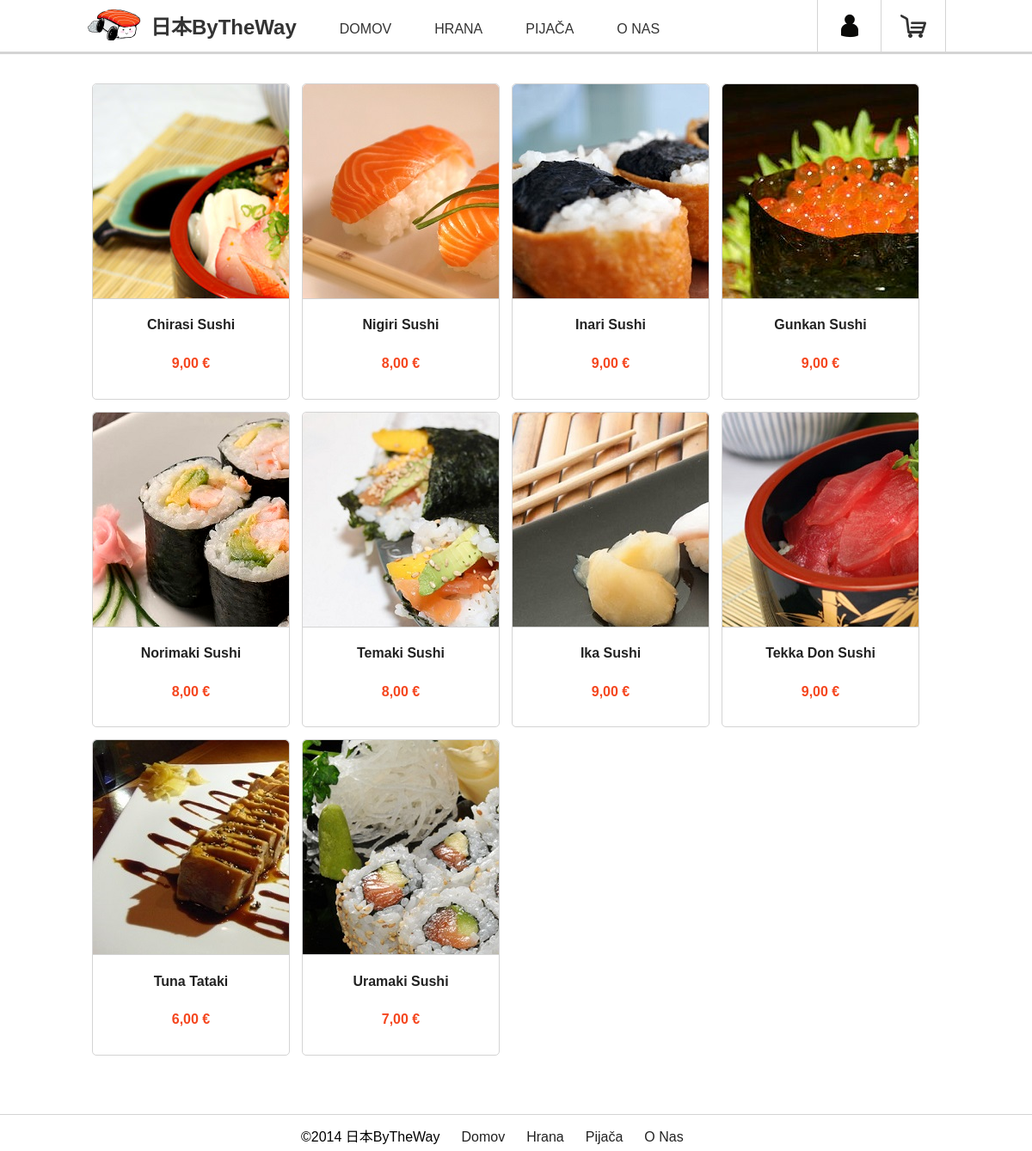
Before: /products-grid.php?izbira=2 with the older database file.
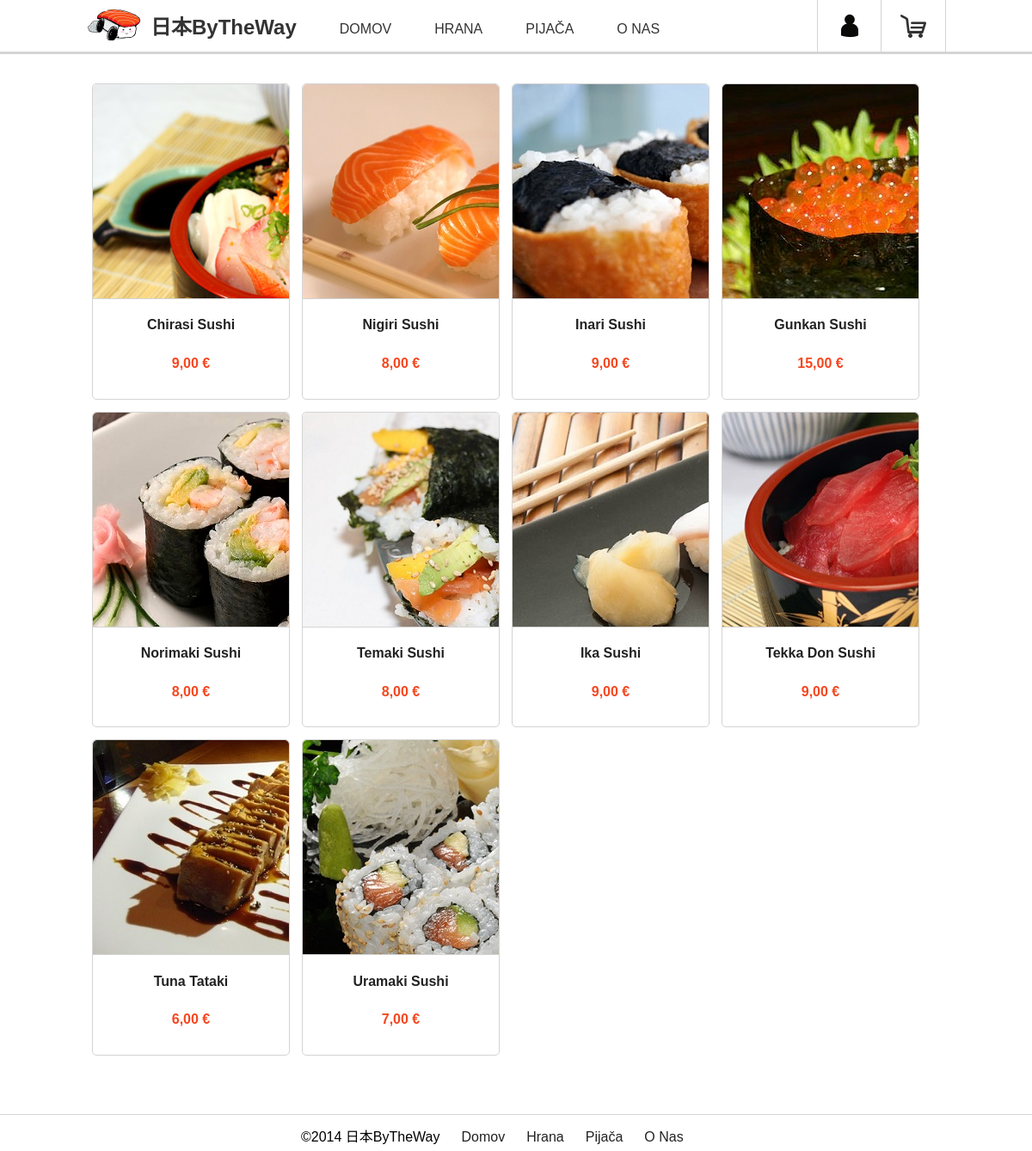
After: the same page with the newer database file.
### tables this page shows
CREATE TABLE IF NOT EXISTS `hrana` (
  `HranaID` int(11) NOT NULL AUTO_INCREMENT,
  `Ime` varchar(30) NOT NULL,
  `VrstaHrane` varchar(15) NOT NULL,
  `Opis` varchar(200) NOT NULL,
  `Cena` float NOT NULL,
  `Slika` varchar(50) NOT NULL,
  PRIMARY KEY (`HranaID`)
);

### products-grid.php (the view, shortened to what this page needs)
<?php
	include('mysql-connection.php');
?>
<!doctype html>
<html lang="en">
<head>
	<link rel="stylesheet" href="styles/normalize.css">
	<link rel="stylesheet" href="styles/main.css">
</head>
<body>
	<header class="main-header">
		<?php include('main-header.php'); ?>
	</header>
	<div class="main-content">
		<div class="row clearfix">
			<ul class="products-grid inline-list">
				<?php
					$result = null;
					if ($_GET['izbira'] == 0) {
						$result = mysqli_query($connection, "SELECT * FROM hrana");
					} else if ($_GET['izbira'] == 1) {
						$result = mysqli_query($connection, "SELECT * FROM hrana WHERE VrstaHrane='Juhe'");
					} else if ($_GET['izbira'] == 2) {
						$result = mysqli_query($connection, "SELECT * FROM hrana WHERE VrstaHrane='Sushi'");
					} else if ($_GET['izbira'] == 3) {
						$result = mysqli_query($connection, "SELECT * FROM hrana WHERE VrstaHrane='Sladice'");
					} else if ($_GET['izbira'] == 4) {
						$result = mysqli_query($connection, "SELECT * FROM hrana WHERE VrstaHrane='Ostalo'");
					} else if ($_GET['izbira'] == 5) {
						$result = mysqli_query($connection, "SELECT * FROM pijaca");
					}
					if (mysqli_num_rows($result) != 0) {
						while($vrstica = mysqli_fetch_array($result)) {
							echo '<li>';
								echo '<div class="inner">';
									echo '<div class="product-picture"><img src='.$vrstica["Slika"].' alt=""></div>';
									echo '<div class="product-information">';
										echo '<a href="product.php?izbira='.$_GET['izbira'].'&posamezna='.(!empty($vrstica["HranaID"])?$vrstica["HranaID"]:$vrstica["PijacaID"]).'"><h4>'.$vrstica["Ime"].'</h4></a>';
										echo '<h5>'.$vrstica["Cena"].",00 €".'</h5>';
									echo '</div>';
								echo '</div>';
							echo'</li>';
						}
					}
				?>
			</ul>
		</div>
	</div>
	<footer class="main-footer">
		<?php include('main-footer.php'); ?>
	</footer>
</body>
</html>

Changed rows visible on the page:
changed hrana "Gunkan Sushi": Cena "9" → "15"
